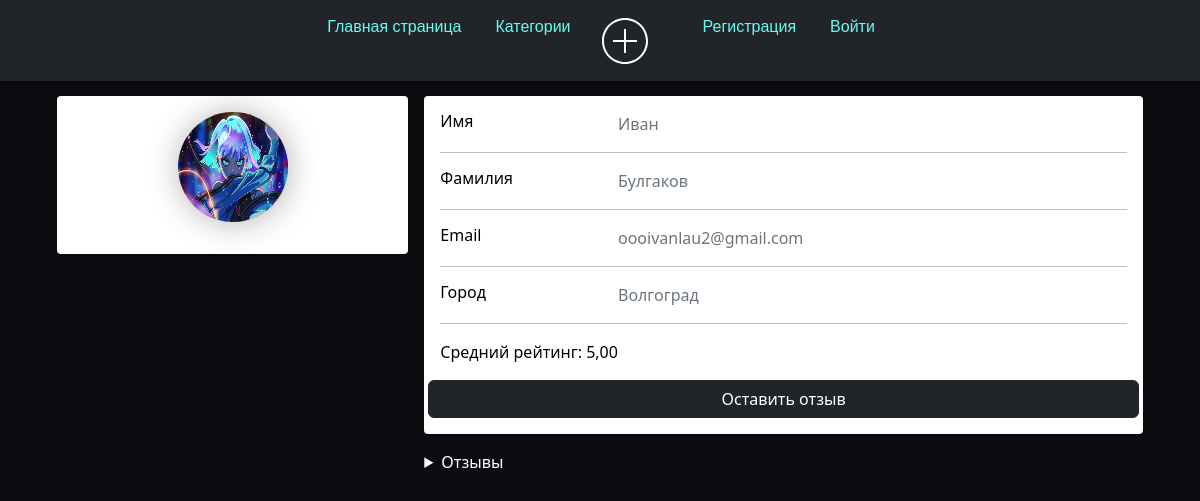
Screenshot of /me/profile_user/1/ with the database file from the repository.
### user_profile/models.py (models this page shows)
class Profile(models.Model):
    user = models.OneToOneField(User, null=True, blank=True, on_delete=models.CASCADE)
    first_name = models.CharField(max_length=100)
    last_name = models.CharField(max_length=100)
    email = models.EmailField()
    telegram_url = models.URLField(blank=True, null=True)
    youtube_url = models.URLField(blank=True, null=True)
    vk_url = models.URLField(blank=True, null=True)
    profile_picture = models.ImageField("Изображения", default="profile_pictures/default_profile_picture.jpg",
                                        null=True,
                                        blank=True, upload_to='media/profile_pictures')
    city = models.CharField(max_length=100)
    def __str__(self):
        return self.user.username

### user_profile/views.py (the view)
# urls.py: path('me/', include('user_profile.urls')),
def user_profile(request, id):
    user = get_object_or_404(User, id=id)
    profile = user.profile
    reviews = Comment.objects.filter(profile=profile).order_by('-created_at')
    average_stars = reviews.aggregate(Avg('stars'))['stars__avg']
    form = ProfileForm(instance=profile)
    if request.method == 'POST':
        form = ProfileForm(request.POST, request.FILES, instance=profile)
        if form.is_valid():
            form.save()
            return redirect('user_home')
    context = {'form': form, 'profile': profile, 'reviews': reviews, 'average_stars': average_stars}
    return render(request, 'user_profile.html', context)

### user_profile/templates/user_profile.html (shortened to what this page needs)
{% extends 'tasks_app/layout.html' %}
{% block content %}
<div class="container">
    <div class="main-body">
          <div class="row gutters-sm">
            <div class="col-md-4 mb-3">
              <div class="card">
                <div class="card-body">
                  <div class="d-flex flex-column align-items-center text-center">
           <img class="profile-pic" src="{{ form.profile_picture.value.url }}" alt="logo">
                  </div>
                </div>
              </div>
            </div>
            <div class="col-md-8">
              <div class="card mb-3">
                <div class="card-body">
                  <div class="row">
                    <div class="col-sm-3">
                      <h6 class="mb-0">Имя</h6>
                    </div>
                    <div class="col-sm-9 text-secondary">
                        {% if form.first_name.value %}
                            {{ form.first_name.value }}
                        {% else %}
                            PUSTO
                        {% endif %}
                    </div>
                  </div>
                  <hr>
                  <div class="row">
                    <div class="col-sm-3">
                      <h6 class="mb-0">Фамилия</h6>
                    </div>
                    <div class="col-sm-9 text-secondary">
                    {{ form.last_name.value }}
                    </div>
                  </div>
                  <hr>
                  <div class="row">
                    <div class="col-sm-3">
                      <h6 class="mb-0">Email</h6>
                    </div>
                    <div class="col-sm-9 text-secondary">
                        {{ form.email.value }}
                    </div>
                  </div>
                  <hr>
                  <div class="row">
                    <div class="col-sm-3">
                      <h6 class="mb-0">Город</h6>
                    </div>
                    <div class="col-sm-9 text-secondary">
                      {{ form.city.value }}
                    </div>
                  </div>
                  <hr>
                  <p>Средний рейтинг:  {{ average_stars|floatformat:'2'|default:"Нет отзывов" }}</p>
                  <div class="row">
                      {% if user.username != profile.user.username %}
                          <a class="btn btn-dark" href="{% url 'add_comment' profile.user.id %}">Оставить отзыв</a>
                      {% endif %}
                  </div>
                </div>
              </div>
<details>
    <summary style="color: #fff;">Отзывы</summary>
  </details>
                    </div>
                  </div>
                </div>
              </div>
{% endblock %}

### tasks_app/static/tasks_app/css/tasks_app.css (style rules this page uses)
html, body { width: 100%; height:100%; }
body { background: #0B0C10; }

### user_profile/templates/user_profile.html (style rules this page uses)
body { margin-top:20px; color: #1a202c; text-align: left; margin-top: 0; }
.profile-pic { height: 110px; width: 110px; background: linear-gradient(90deg, #ff9966, #ff5e62); z-index: 10; box-shadow: 1px 1px 2rem rgba(0, 0, 0, 0.3); border-radius: 100%; left: -10%; top: -13%; display: flex; align-items: center; justify-content: center; }
.main-body { padding: 15px; }
.card { box-shadow: 0 1px 3px 0 rgba(0,0,0,.1), 0 1px 2px 0 rgba(0,0,0,.06); }
.card { position: relative; display: flex; flex-direction: column; min-width: 0; word-wrap: break-word; background-clip: border-box; border: 0 solid rgba(0,0,0,.125); border-radius: .25rem; }
.card-body { flex: 1 1 auto; min-height: 1px; padding: 1rem; }
.gutters-sm { margin-right: -8px; margin-left: -8px; }
.gutters-sm>.col, .gutters-sm>[class*=col-] { padding-right: 8px; padding-left: 8px; }
.mb-3, .my-3 { margin-bottom: 1rem!important; }
p { margin-top: 12px; }
a { text-decoration: none; color: #333; }
.card { background-color: var(--var-bgcolor); color: var(--var-fontcolor); }
:root { --var-bgcolor: #fff; --var-fontcolor: #000; }

### rows the page displays
Profile: first_name.value "Иван", last_name.value "Булгаков", email.value "oooivanlau2@gmail.com", city.value "Волгоград"

### other values shown
{{ average_stars|floatformat:'2'|default:"Нет отзывов" }} "5,00"
